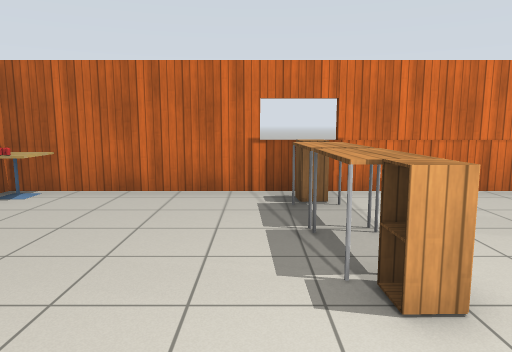
View 1 (above)

20 first-person views from a walk through a world built for the Gazebo simulator. The camera is 1.3 m above the floor, tilts 8° down and sees 70° across. The lines on the ground mark 1 m squares. The floor is counted in squares, 1 m on a side. Each view is taken from the middle of a square. On the plan, view 1 faces up. The plan holds only what a view shows up to about 15 squares ahead; the rest is blank. The place goes on beyond the plan. Robots are left out. Gazebo's built-in surfaces are drawn with simple patterns. Simple shapes stand in for some stock models.

View 2
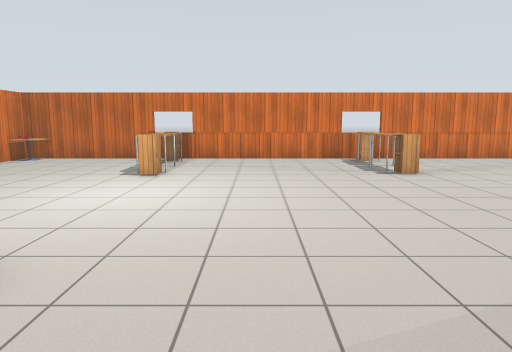

View 3
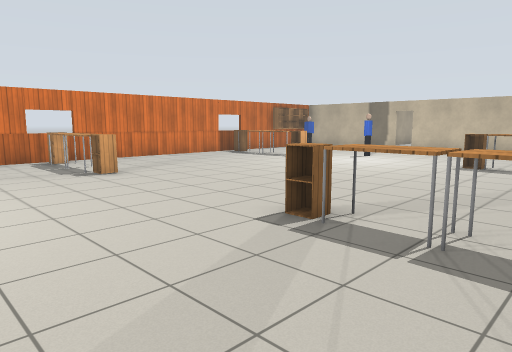

View 4
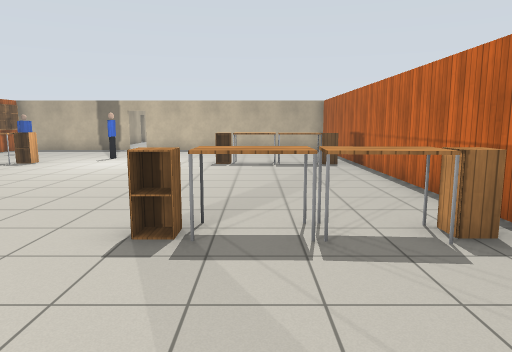

View 5
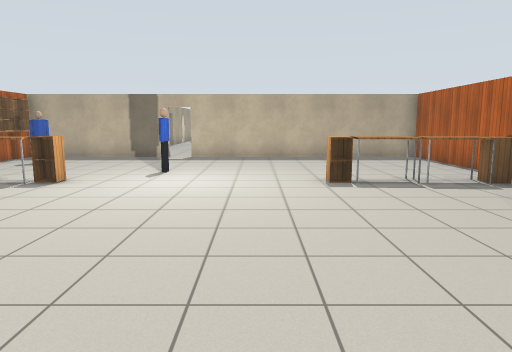

View 6
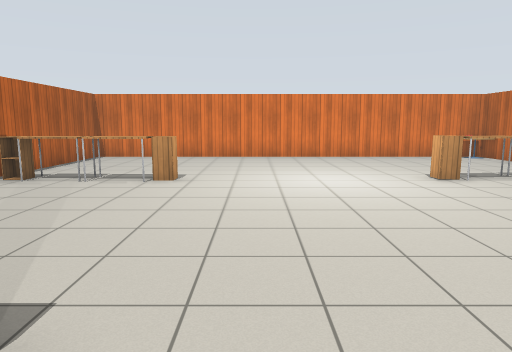

View 7
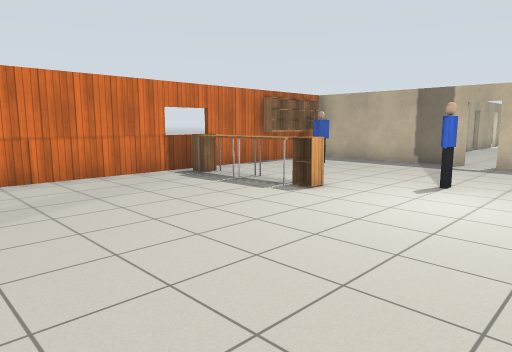

View 8
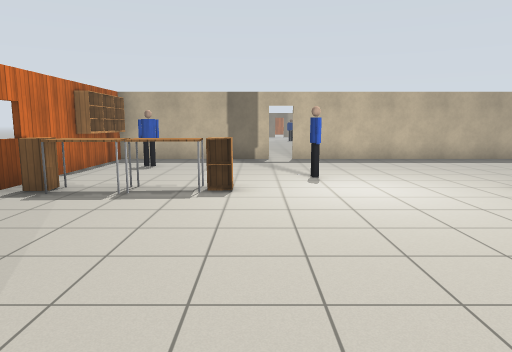

View 9
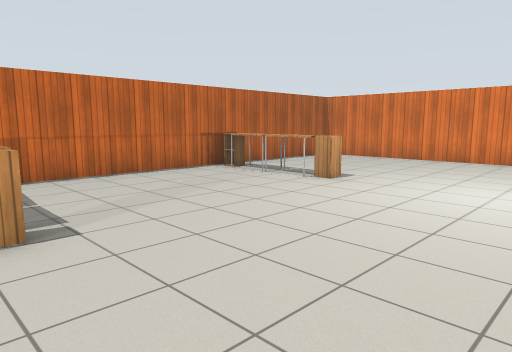

View 10
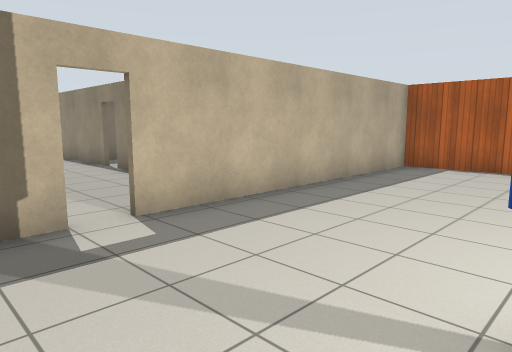

View 11
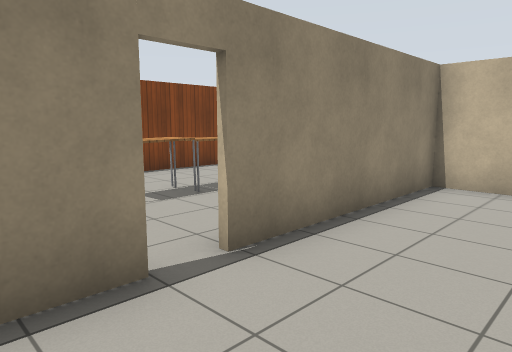

View 12
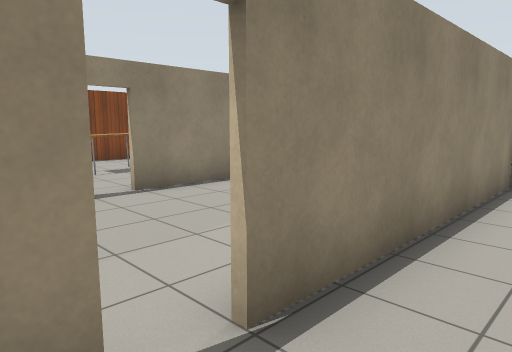

View 13
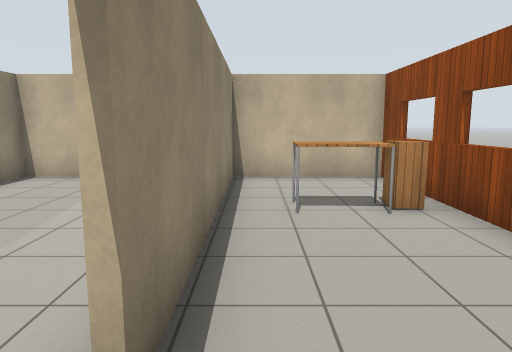

View 14
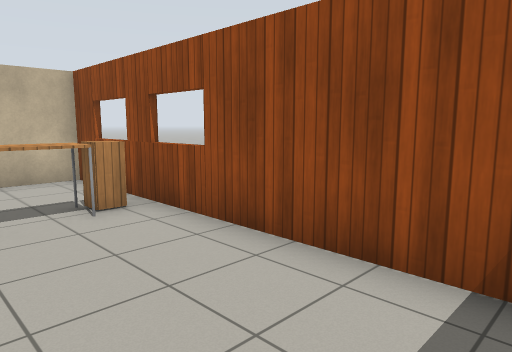

View 15
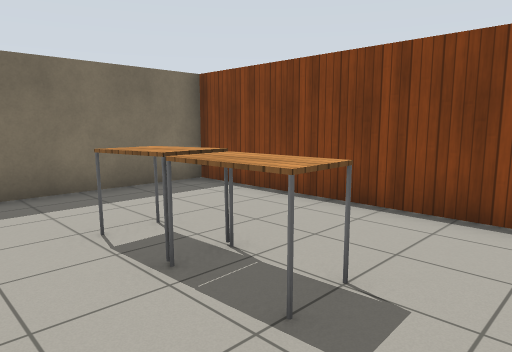

View 16
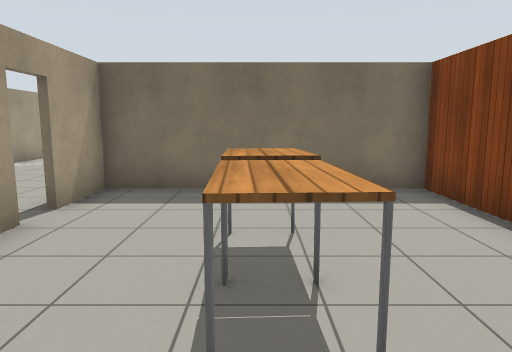

View 17
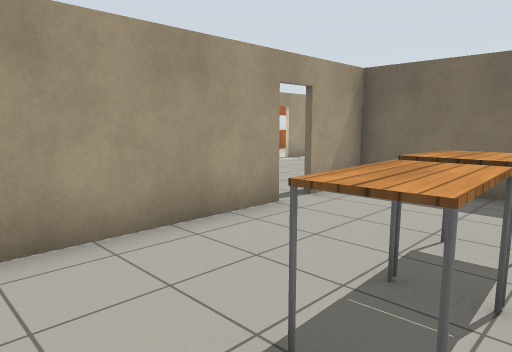

View 18
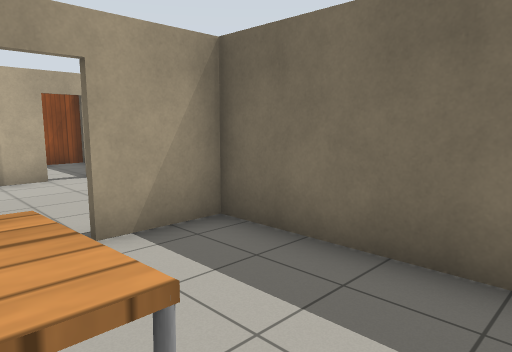

View 19
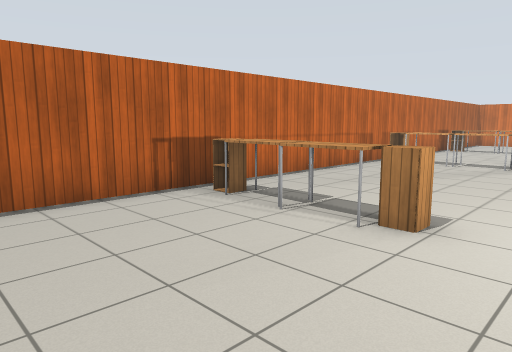

View 20
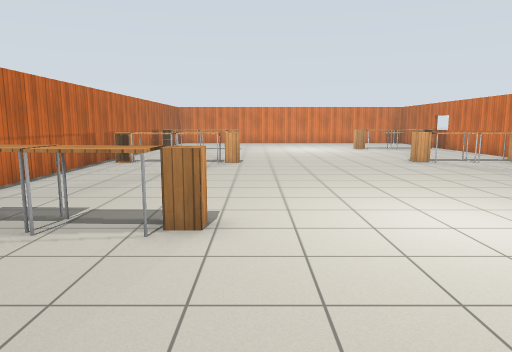

### Floor plan
Points are (right, up) in squares from view 1. A wall is a line through its corners. A room is listed if a view was taken in it or the views show most of it. See-through windows are left out.
Room 1 (views 1, 2, 3, 4, 5, 6, 7, 8, 9, 10, 19, 20)
walls: (19.5, 7.1) (-4.9, 7.1) (-4.9, -8.4) (22.8, -8.4) (22.8, 0.6); (22.8, 1.5) (22.8, 7.1)
ways out: open door at (23, 1) to room 2
objects: other object (-4, 6); cafe table (-4, 7); cabinet (1, -8); table (1, -7) to (1, -6); table (1, -5) to (2, -5); cabinet (1, -4); cabinet (1, 3); table (1, 4); table (1, 5); cabinet (1, 6); cabinet (8, -8) to (8, -7); table (8, -6); table (8, -5) to (9, -5); cabinet (8, -4); cabinet (8, 3); table (8, 4); table (8, 5); cabinet (8, 6); cabinet (16, -8) to (16, -7); table (16, -6); table (16, -5) to (17, -5); cabinet (16, -4); cabinet (16, 3); table (16, 4); table (16, 5); cabinet (16, 6); person (18, 1); person (20, 5); bookshelf (20, 7); bookshelf (21, 7); bookshelf (22, 7)
Room 2 (view 11)
walls: (29.5, -1.8) (32.5, -1.8); (30.6, 3.3) (29.5, 3.3); (23, -0.3) (23, -1.8) (28.7, -1.8)
ways out: open door at (23, 1) to room 1; open door at (31, 3) to room 3; open door at (29, -2) to room 4
Room 3 (views 12, 13, 14)
walls: (31.4, 3.4) (31.9, 3.4); (32.5, 7.1) (22.4, 7.1); (23, 7.2) (23, 3.4) (30.6, 3.4)
ways out: open door at (31, 3) to room 2
objects: table (26, 5) to (27, 6); cabinet (26, 6)
Room 4 (views 15, 16, 17, 18)
walls: (28.7, -1.9) (24.6, -1.9); (23.2, -8.4) (31.4, -8.4) (31.4, -1.9) (29.5, -1.9)
ways out: open door at (29, -2) to room 2
objects: table (26, -5); table (27, -5) to (28, -5)

Where each view was taken, in squares from view 1:
view 1: 0 up, 0 right, facing up
view 2: 7 down, 4 right, facing up
view 3: 7 down, 4 right, facing up-right
view 4: 5 down, 4 right, facing right
view 5: 2 down, 8 right, facing right
view 6: 2 down, 10 right, facing left
view 7: 2 down, 10 right, facing up-right
view 8: 2 up, 9 right, facing right
view 9: 1 up, 9 right, facing down-left
view 10: 3 up, 18 right, facing down-right
view 11: 1 up, 31 right, facing down-left
view 12: 5 up, 32 right, facing down-left
view 13: 4 up, 32 right, facing left
view 14: 4 up, 32 right, facing up-left
view 15: 3 down, 24 right, facing down-right
view 16: 5 down, 24 right, facing right
view 17: 6 down, 24 right, facing up-right
view 18: 6 down, 28 right, facing up-right
view 19: 2 down, 21 right, facing down-left
view 20: 3 down, 21 right, facing left
